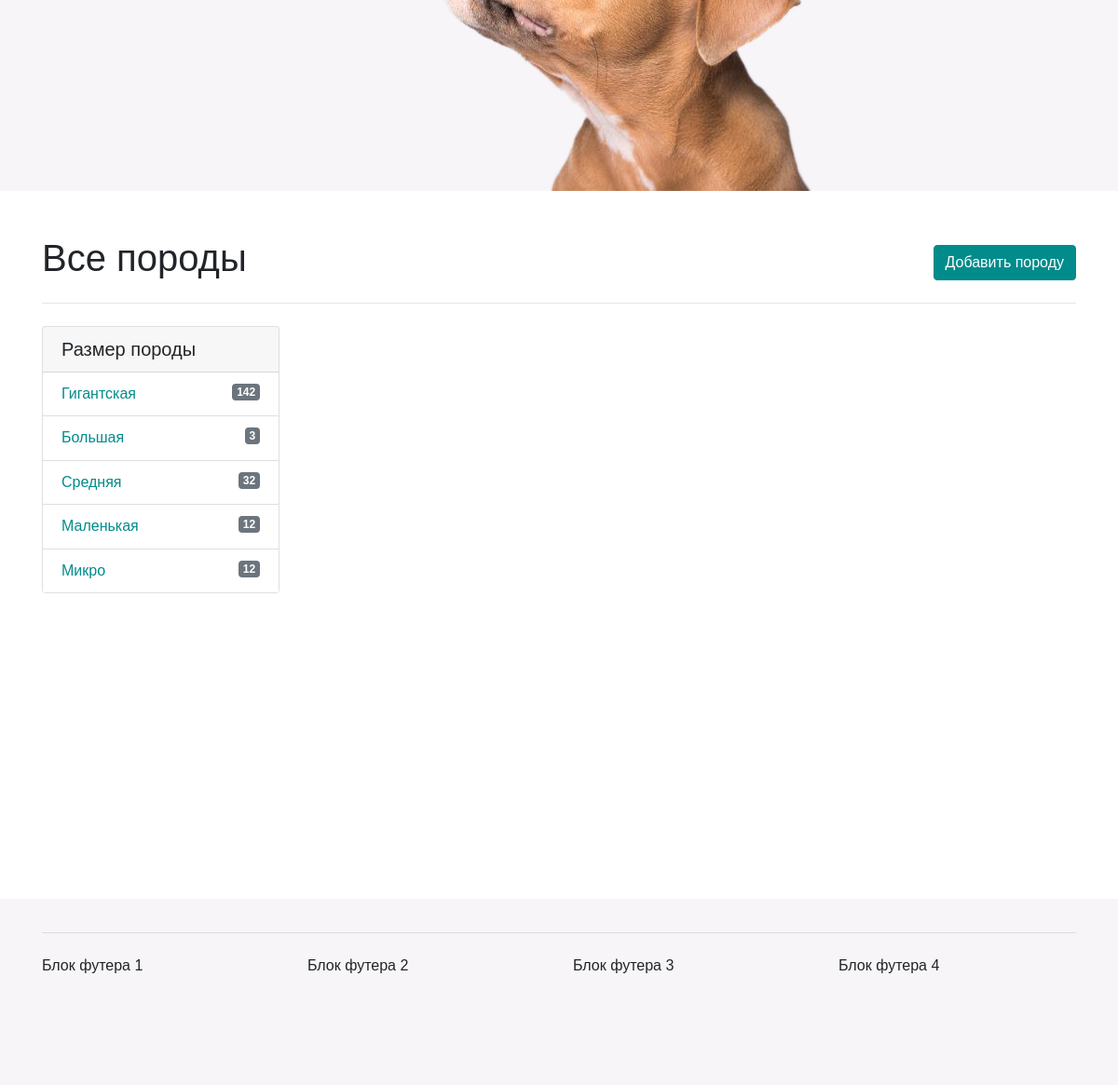
Before: / (lower part) with the older database file.
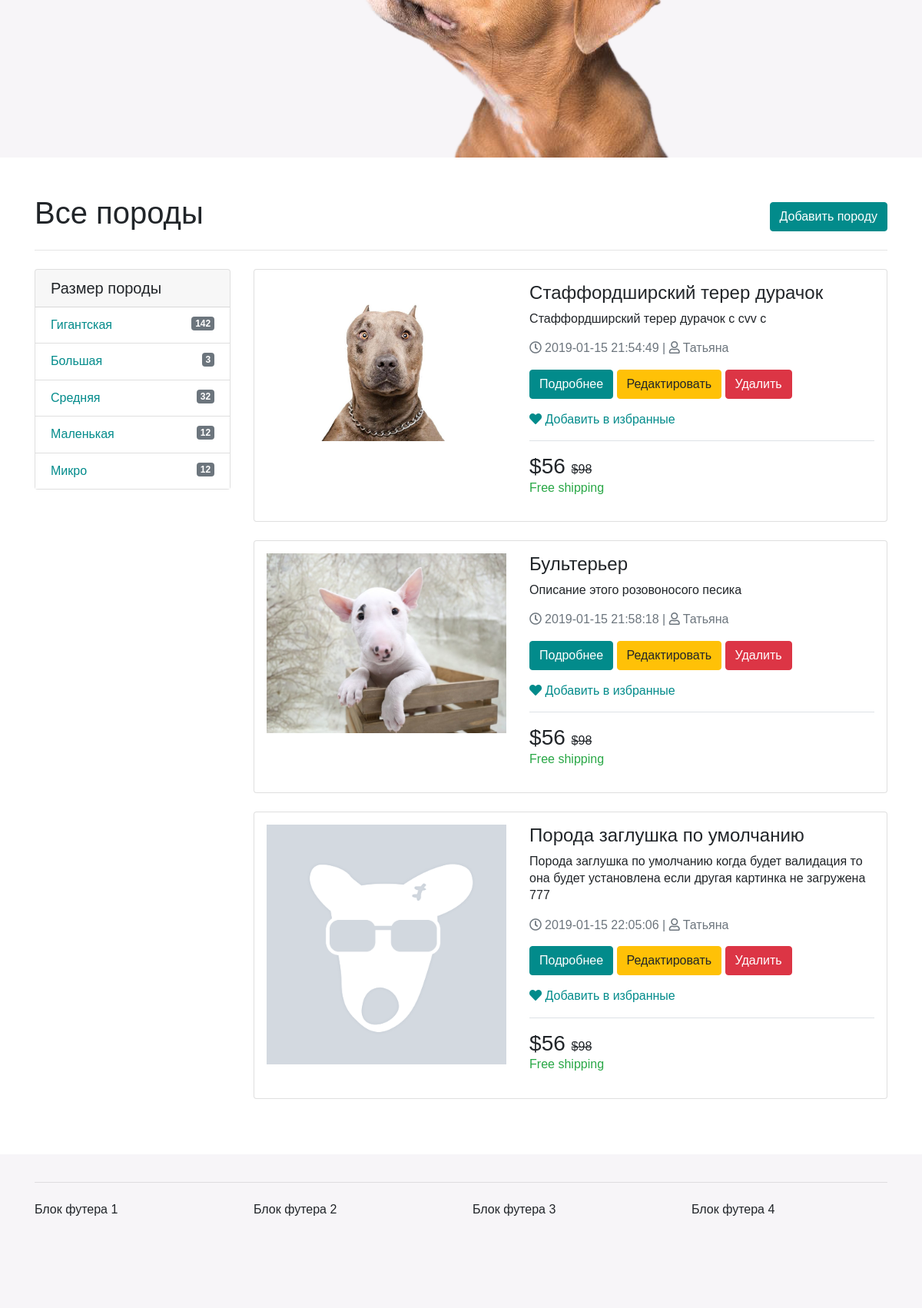
After: the same page with the newer database file.
### tables this page shows
CREATE TABLE `breeds` (
  `id` int(11) NOT NULL,
  `title` varchar(255) NOT NULL,
  `short_content` text NOT NULL,
  `content` text NOT NULL,
  `category_id` int(11) NOT NULL,
  `author_id` int(11) NOT NULL,
  `image` varchar(255) NOT NULL,
  `date` timestamp NOT NULL DEFAULT CURRENT_TIMESTAMP,
  `status` int(1) NOT NULL DEFAULT '1'
);

### index.php (the view, shortened to what this page needs)
<?php
$pdo = new PDO("mysql:host=localhost;dbname=myblog.loc;charset=utf8", "root", "root");
$sql = "SELECT * FROM breeds";
$statement = $pdo->prepare($sql);
$statement->execute();
$breeds = $statement->fetchAll(PDO::FETCH_ASSOC);
?>
<!doctype html>
<html lang="ru">
<head>
    <link rel="stylesheet" href="https://stackpath.bootstrapcdn.com/bootstrap/4.1.3/css/bootstrap.min.css">
    <link rel="stylesheet" href="css/style.css">
    <link rel="stylesheet" href="https://use.fontawesome.com/releases/v5.6.3/css/all.css">
</head>
<body>
<div class="section section-main">
</div>
<div class="section py-5">
	<div class="container">
		<div class="row justify-content-between">
			<div class="col-4">
				<h1 class="d-inline">Все породы</h1>
			</div>
			<div class="col-4 align-self-end text-right">
				<a class="btn btn-custom" href="create.php">Добавить породу</a>
			</div>
		</div>
		<hr class="my-4">
	</div>
	<div class="container">
		<div class="row">
			<div class="col-lg-3">
				<div class="card mb-3">
					<article class="card-group-item">
						<header class="card-header"><h5 class="title">Размер породы</h5></header>
						<div class="filter-content">
							<div class="list-group list-group-flush">
								<a href="#" class="list-group-item">Гигантская <span class="float-right badge badge-secondary round">142</span> </a>
								<a href="#" class="list-group-item">Большая <span class="float-right badge badge-secondary round">3</span>  </a>
								<a href="#" class="list-group-item">Средняя <span class="float-right badge badge-secondary round">32</span>  </a>
								<a href="#" class="list-group-item">Маленькая <span class="float-right badge badge-secondary round">12</span>  </a>
								<a href="#" class="list-group-item">Микро <span class="float-right badge badge-secondary round">12</span>  </a>
							</div>
						</div>
					</article>
				</div>
			</div>
			<div class="col-lg-9">
				<?php foreach ($breeds as $breed):?>
				<div class="card mb-4">
					<article class="itemlist">
						<div class="row row-sm">
							<aside class="col-sm-5">
								<div class="img-wrap">
									<img class="img-md" src="uploads/<?= $breed['image'];?>">
								</div>
							</aside>
							<div class="col-sm-7">
								<div class="text-wrap">
									<h4 class="title"><?= $breed['title']?></h4>
									<p><?= $breed['content']?></p>
									<p class="rating-wrap my-3 text-muted">
										<span class="label-rating"><i class="far fa-clock mr-1"></i><?= $breed['date']?></span>
										<span class="label-rating">|</span>
										<span class="label-rating"><i class="far fa-user mr-1"></i>Татьяна</span>
									</p>
									<p>
										<a href="/myblog.loc/details.php?id=<?= $breed['id'];?>" class="btn btn-custom"> Подробнее  </a>
										<a href="/myblog.loc/edit.php?id=<?= $breed['id'];?>" class="btn btn-warning"> Редактировать </a>
										<a href="/myblog.loc/delete.php?id=<?= $breed['id'];?>" class="btn btn-danger"> Удалить  </a>
									</p>
									<p><a href="#"><i class="fa fa-heart"></i> Добавить в избранные</a></p>
									<div class="border-top pt-3">
										<div class="price-wrap">
											<span class="h3 price"> $56 </span><del class="price-old"> $98</del>
										</div>
										<p class="text-success">Free shipping</p>
									</div>
								</div>
							</div>
						</div>
					</article>
				</div>
				<?php endforeach;?>
			</div>
		</div>
	</div>
</div>
<footer class="footer">
	<div class="container">
		<hr class="my-4">
		<div class="row">
			<div class="col-3">Блок футера 1</div>
			<div class="col-3">Блок футера 2</div>
			<div class="col-3">Блок футера 3</div>
			<div class="col-3">Блок футера 4</div>
		</div>
	</div>
</footer>
</body>
</html>

### css/style.css (style rules this page uses)
body { font-family: 'lasco-regular', sans-serif; font-size: 16px; line-height: 1.4; }
a { color: #028b8b; }
.btn-custom { color: #fff; background-color: #028b8b; border-color: #028b8b; }
.section { min-height: 95vh; }
.section-main { padding: 7% 0; background: url(../images/stuf-puppy-transp.png); background-color: #f7f5f8; background-repeat: no-repeat; background-position: 50% 100%; }
.img-wrap img { max-width: 100%; }
.itemlist { padding: 1rem; }
.card-header h5.title { margin-bottom: 0 !important; }
.footer { padding: 1% 0; min-height: 200px; background: #f7f5f8; }

Changed rows visible on the page:
added breeds: image (picture), title "Стаффордширский терер дурачок", content "Стаффордширский терер дурачок с cvv c", date "2019-01-15 21:54:49"
added breeds: image (picture), title "Бультерьер", content "Описание этого розовоносого песика", date "2019-01-15 21:58:18"
added breeds: image (picture), title "Порода заглушка по умолчанию", content "Порода заглушка по умолчанию когда будет валидация то она будет установлена если другая картинка не загружена 777", date "2019-01-15 22:05:06"
